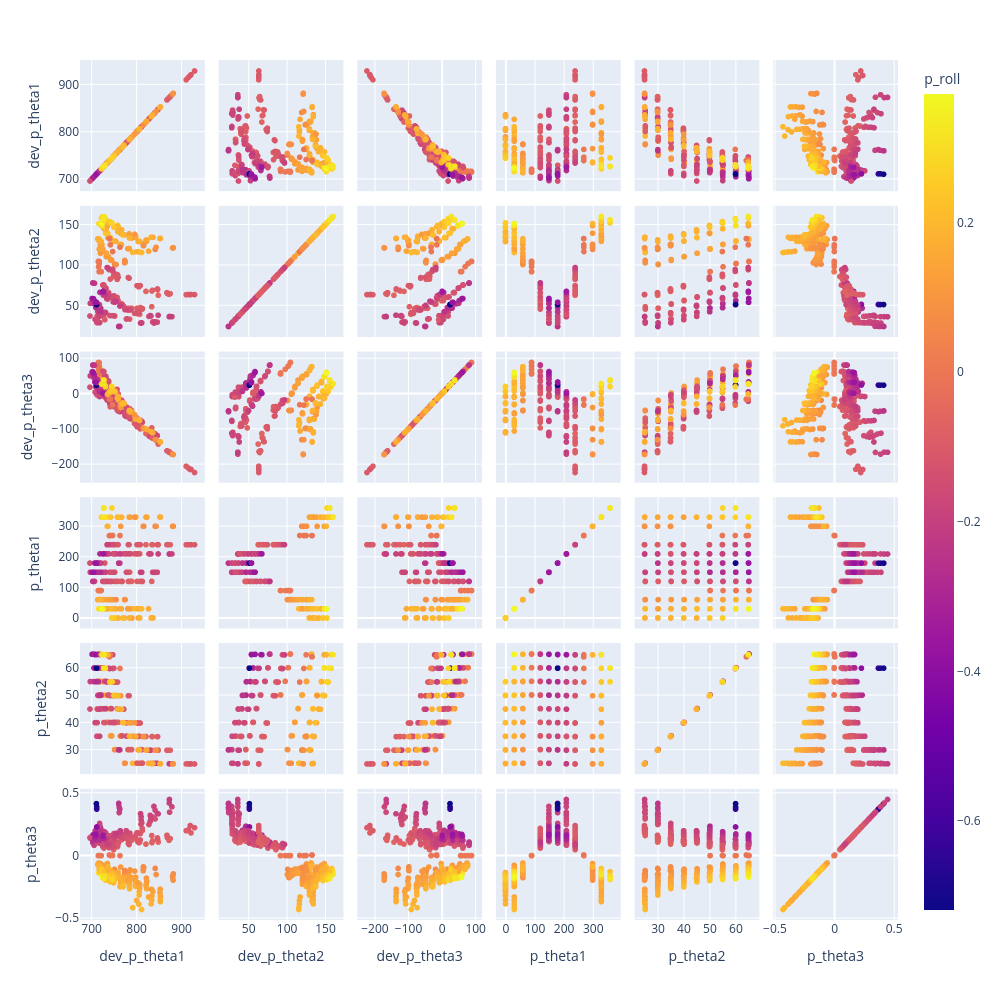

Write notebook code for a chart like this one.
### Markdown cell above
# Theta Space Residuals - BEFORE

### Code cell
fig = px.scatter_matrix(d, dimensions=["dev_p_theta1", "dev_p_theta2", "dev_p_theta3", "p_theta1", "p_theta2", "p_theta3"], color="p_roll")
fig.update_layout(height=1000,width=1000 )
fig.show()

### Figure 1 — Plotly figure (JSON) as saved in the notebook; plotly's stock layout.template omitted (floating-point values rounded to 4 significant figures; data arrays with more than 128 entries replaced by an {"elided": "..."} marker saying what was removed)
{"data": [{"dimensions": [{"axis": {"matches": true}, "label": "dev_p_theta1", "values": {"elided": "381 float values"}}, {"axis": {"matches": true}, "label": "dev_p_theta2", "values": {"elided": "381 float values"}}, {"axis": {"matches": true}, "label": "dev_p_theta3", "values": {"elided": "381 float values"}}, {"axis": {"matches": true}, "label": "p_theta1", "values": {"elided": "381 float values"}}, {"axis": {"matches": true}, "label": "p_theta2", "values": {"elided": "381 float values"}}, {"axis": {"matches": true}, "label": "p_theta3", "values": {"elided": "381 float values"}}], "hovertemplate": "%{xaxis.title.text}=%{x}<br>%{yaxis.title.text}=%{y}<br>p_roll=%{marker.color}<extra></extra>", "legendgroup": "", "marker": {"color": {"elided": "381 float values"}, "coloraxis": "coloraxis", "symbol": "circle"}, "name": "", "showlegend": false, "type": "splom"}], "layout": {"coloraxis": {"colorbar": {"title": {"text": "p_roll"}}, "colorscale": [[0, "#0d0887"], [0.1111, "#46039f"], [0.2222, "#7201a8"], [0.3333, "#9c179e"], [0.4444, "#bd3786"], [0.5556, "#d8576b"], [0.6667, "#ed7953"], [0.7778, "#fb9f3a"], [0.8889, "#fdca26"], [1, "#f0f921"]]}, "dragmode": "select", "height": 1000, "legend": {"tracegroupgap": 0}, "margin": {"t": 60}, "width": 1000}}
